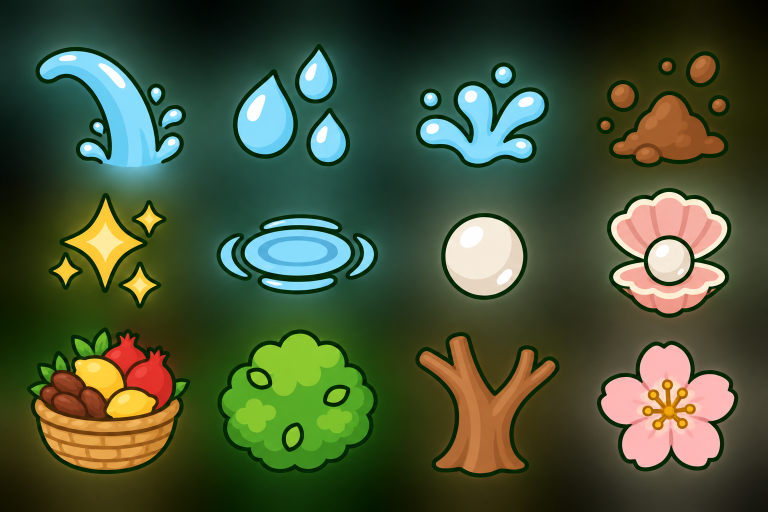
#> input picture design/world/sheet-fx/sheet-fx-original.png, 1536 x 1024 px (shown at 1/2 size)
$ python -i cut_world_sheet.py   (imports and definitions only)
#> lines starting #> are read from the running program, lines starting #| are printed output that depends on the picture; after the words box and inside, x2 and y2 are one past the last pixel; in counts of white or black regions, pixels touching at a corner belong together
#> further down, picture is the input picture: shape (1024, 1536, 3); mean B, G, R 54.9, 83.9, 70.6
#!/usr/bin/env python3
"""Cut a ChatGPT sheet of world objects (no Doum) into one transparent PNG per cell.

    python tool/world/cut_world_sheet.py --sheet plants   # also fx, later, palm, show, inside
        # writes design/world/sheet-<name>/cells/<name>.png

Needs numpy, scipy and Pillow. For the "Doum's Planet" canvas (2026-10-03,
direction G, Doum's oasis): the things Doum can plant, the small effects
the moments animate, and the things later levels bring (the "later" sheet,
drawn to the no-animals prompt: kite, lanterns, dhow, bench, falaj, ...). Both sheets are 4 x 3 grids of 384 x 341 cells on a
1536 x 1024 sheet, drawn from the prompts on the canvas's Art board.

THE GROUND
plants is RGB with a checkerboard PAINTED into it, like the October habits
and ramadan sheets, so it goes through recolor_sheets_oct.checker_matte.
fx and later are RGBA with a real transparent ground; its alpha tops out at 250 to 254
and carries a faint halo, so alpha is remapped 16..240 -> 0..255 as
cut_poses.py does for the mascot.

WHAT BELONGS TO A CELL
Every piece of art at alpha > 16 belongs to the cell its centre falls in.
Colours are left as drawn: these are objects, not Doum, so nothing moves to
his palette.

NO ANIMALS (Aziz, 2026-10-03: "make it halal")
The world is drawn without beings that have a soul: trees, plants, water,
buildings and objects only. The plants sheet's beehive came with two bees
with faces (and their dotted flight trails) beside it; for that cell only
the largest piece, the hive, is kept ("keep_largest").

A PAINTED, BLURRED GROUND ("blurbg")
The show sheet (sheet 6, the showpieces for the high bases) came back RGB on
a dark, blurred green backdrop with soft glows, not transparent. The art has
a sharp dark outline and the backdrop is smooth, so the ground is every
low-gradient region that reaches a cell edge (the grid lines included), plus
any big closed-in region that is as smooth as the ground and its colour
(the space under the majlis shade).
"""
import argparse
import json
import pathlib
import sys

import numpy as np
from PIL import Image
from scipy import ndimage as ndi

HERE = pathlib.Path(__file__).resolve().parent
ROOT = HERE.parents[1]
sys.path.insert(0, str(ROOT / "tool/mascot"))
from recolor_sheets_oct import checker_matte  # noqa: E402

SHEETS = {
    "plants": dict(checker=True, keep_largest={"hive"},
                   names=["palm", "lemon", "pomegranate", "sidr", "rose", "jasmine",
                          "flowers", "well", "house", "hive", "vegetables", "spring"]),
    # palm: drawn off the grid (six palms on the first row, four date bunches
    # on the second, crown and trunk on the third), so its objects are found
    # by shape ("free"): pieces within 8 px of each other are one object,
    # read row by row (rows split where the objects' centres jump more than
    # 120 px), left to right.
    "palm": dict(checker=False, keep_largest=set(), free=True,
                 names=["palm_shoot", "palm_offshoot", "palm_young", "palm_medium", "palm_tall", "palm_lanterns",
                        "dates_hababou", "dates_khalal", "dates_rutab", "dates_tamr", "palm_crown", "palm_trunk"]),
    "later": dict(checker=False, keep_largest=set(),
                  names=["stones", "kite", "lanterns", "dhow", "swing", "vine", "bench", "falaj",
                         "rose_arch", "rain_cloud", "rainbow", "telescope"]),
    # show: sheet 6, the rare showpieces for the high bases (gold trim to
    # star crown). Painted blurred ground, see blur_matte.
    "show": dict(checker=False, blurbg=True, keep_largest=set(),
                 names=["coral_house", "fountain", "golden_palm", "lantern_arch", "pearl_chest", "big_dhow",
                        "majlis", "frond_hut", "lighthouse", "lamp_posts", "lily_pool", "jasmine_pergola"]),
    # inside: sheet 7, furniture for the room inside Doum's house. Painted
    # blurred ground again, see blur_matte.
    "inside": dict(checker=False, blurbg=True, keep_largest=set(),
                   names=["mandoos", "dallah_set", "mabkhara", "cushions", "low_table", "carved_door",
                          "lattice_window", "shelf", "hanging_lantern", "potted_palm", "pattern_frame", "frond_mat"]),
    "fx": dict(checker=False, keep_largest=set(),
               names=["water_arc", "drops", "splash", "soil_puff", "sparkle", "ripple",
                      "pearl", "shell_pearl", "harvest_basket", "canopy", "trunk", "flower_head"]),
}
EIGHT = np.ones((3, 3))


def blur_matte(rgb, thr=40.0):
    """Alpha for art painted on a smooth, blurred backdrop (see the docstring)."""
#> called with thr = 40
    sm = ndi.gaussian_filter(rgb, (1, 1, 0))
    g = np.zeros(rgb.shape[:2])
    for c in range(3):
        g = np.maximum(g, np.hypot(ndi.sobel(sm[..., c], 1), ndi.sobel(sm[..., c], 0)))
#> this loop made 3 passes
#> pass 1, in blur_matte, `g = np.maximum(g, np.hypot(ndi.sobel(sm[..., c], 1), ndi.sobel(sm[...,..`:
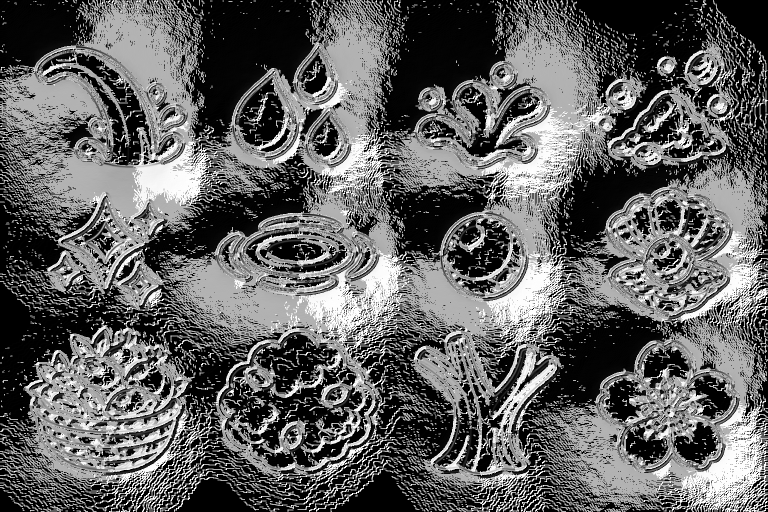
#> g: shape (1024, 1536) float64 (shown at 1/2 size); min 0, max 360.5, mean 138.2; drawn with min black and max white
#> pass 3, in blur_matte, `g = np.maximum(g, np.hypot(ndi.sobel(sm[..., c], 1), ndi.sobel(sm[...,..`:
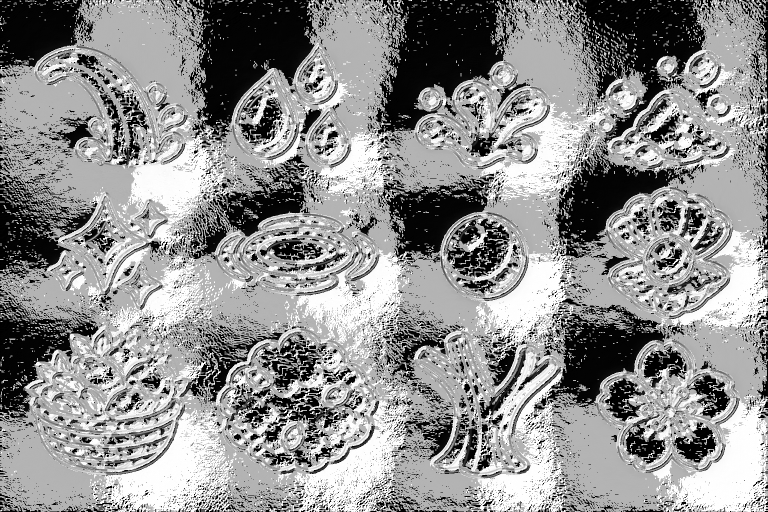
#> g: shape (1024, 1536) float64 (shown at 1/2 size); min 0, max 360.5, mean 203.9; drawn with min black and max white
    low = g < thr
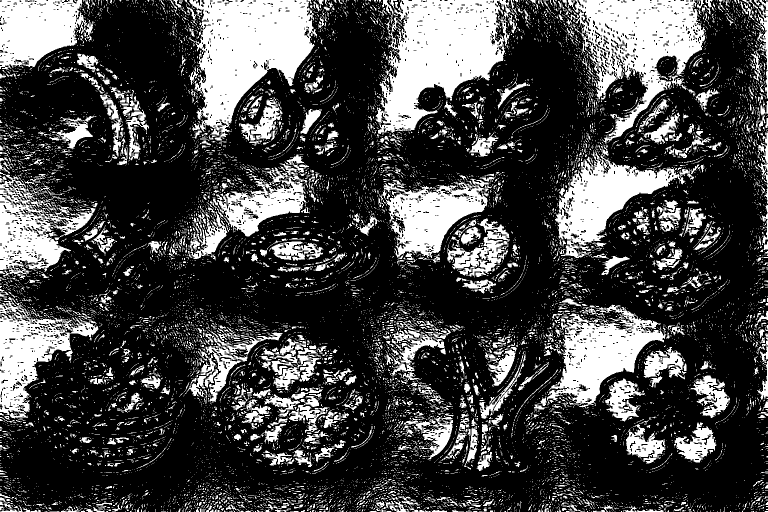
#> low: shape (1024, 1536) bool (shown at 1/2 size); 27.1% white; 13611 white regions (12440 under 20 px), largest, box (x1, y1, x2, y2) and area: (751, 0, 1030, 268) 41495, (378, 0, 634, 281) 39994, (1125, 0, 1412, 289) 33845
    lab, _ = ndi.label(low)
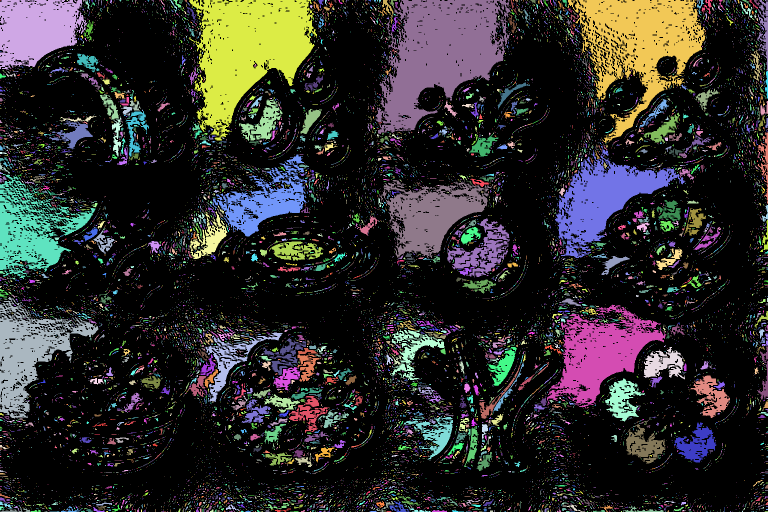
#> lab: shape (1024, 1536) int32 (shown at 1/2 size); 18383 distinct labels, from 0 to 18382; one colour per label, 0 black
    h, w = low.shape
#> h = 1024; w = 1536
    edge = np.zeros_like(low)
    for r in range(4):
        edge[min(round(r * h / 3), h - 1), :] = True
    for c in range(5):
        edge[:, min(round(c * w / 4), w - 1)] = True
    ids = np.unique(lab[edge & low])
#> ids = 557 values from 1 to 18382
    bg = np.isin(lab, ids[ids > 0])
#> bg: shape (1024, 1536) bool; 16.6% white; 533 white regions (382 under 20 px), largest, box (x1, y1, x2, y2) and area: (751, 0, 1021, 268) 40701, (378, 0, 634, 281) 39875, (1125, 0, 1411, 287) 33549
    # closed-in smooth regions with the ground's colour, judged per cell
    for r in range(3):
        for c in range(4):
            ys, xs = slice(round(r * h / 3), round((r + 1) * h / 3)), slice(round(c * w / 4), round((c + 1) * w / 4))
            near = ndi.binary_dilation(~bg[ys, xs], iterations=24) & bg[ys, xs]
            ground = rgb[ys, xs][near]
            mu, sd = ground.mean(0), ground.std(0) + 4
            sub = lab[ys, xs] * (low[ys, xs] & ~bg[ys, xs])
            for k in np.unique(sub):
                if k == 0:
                    continue
                m = sub == k
                # big, very smooth and the ground's colour: green leaves are
                # smooth too but carry more texture (mean gradient > 15)
                if m.sum() < 1000 or g[ys, xs][m].mean() > 15:
                    continue
                if np.all(np.abs(rgb[ys, xs][m].mean(0) - mu) < 0.8 * sd):
                    bg[ys, xs] |= m
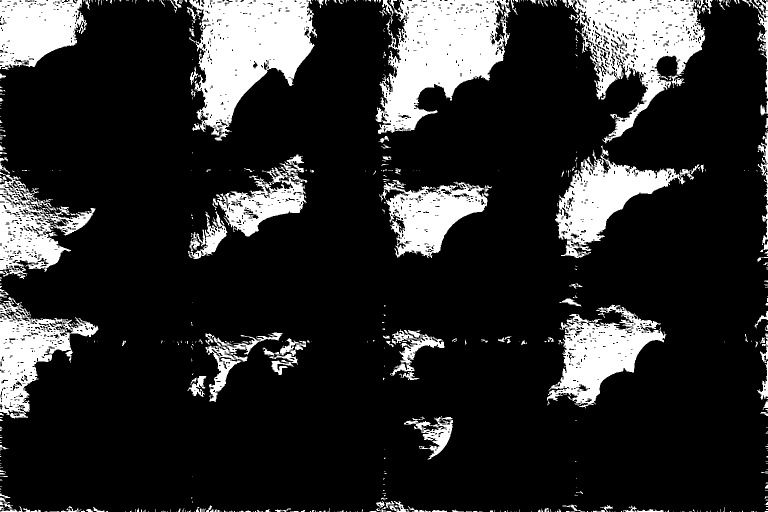
#> bg: shape (1024, 1536) bool (shown at 1/2 size); 16.8% white; 534 white regions (382 under 20 px), largest, box (x1, y1, x2, y2) and area: (751, 0, 1021, 268) 40701, (378, 0, 634, 281) 39875, (1125, 0, 1411, 287) 33549
    # the outline's outer pixel carries some glow: take one pixel off, then soften
    bg = ndi.binary_dilation(bg, iterations=1)
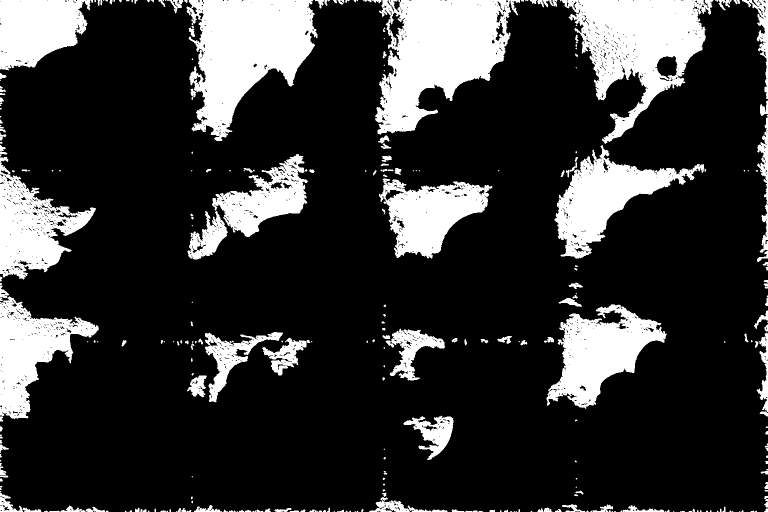
#> bg: shape (1024, 1536) bool (shown at 1/2 size); 20% white; 320 white regions (149 under 20 px), largest, box (x1, y1, x2, y2) and area: (750, 0, 1040, 269) 45278, (373, 0, 635, 282) 43533, (1124, 0, 1427, 288) 39491
    A = 255.0 * (1 - ndi.gaussian_filter(bg.astype(float), 0.7))
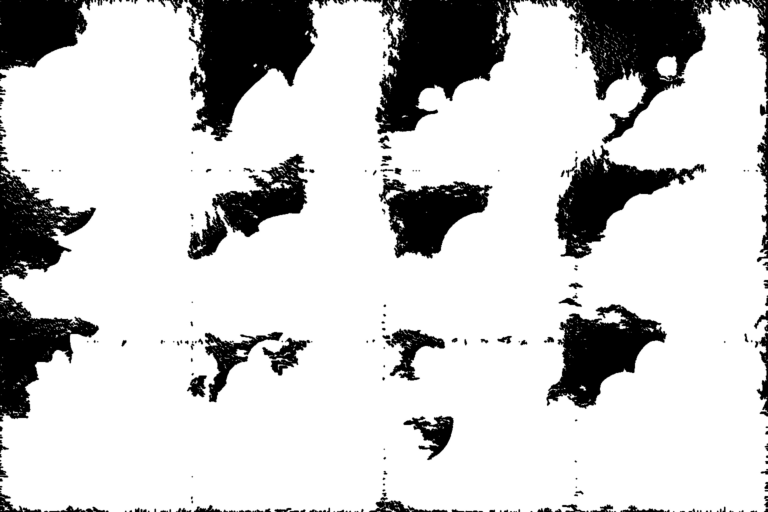
#> A: shape (1024, 1536) float64 (shown at 1/2 size); min -1.13e-13, max 255, mean 203.9; drawn with min black and max white
    A[A < 8] = 0
    return rgb, A

# [65 lines not run here, left out]

>>> import cv2
>>> picture = cv2.imread('../../design/world/sheet-fx/sheet-fx-original.png')
>>> result = blur_matte(picture)
